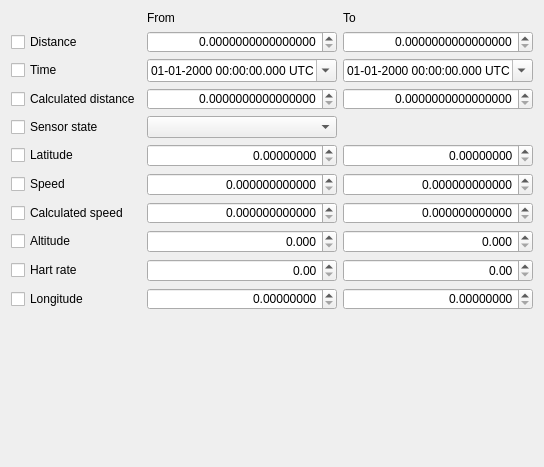
        <widget class="QWidget" name="scrollAreaWidgetContents_5">
         <property name="geometry">
          <rect>
           <x>0</x>
           <y>0</y>
           <width>494</width>
           <height>467</height>
          </rect>
         </property>
         <layout class="QGridLayout" name="gridLayout">
          <item row="1" column="1">
           <widget class="QDoubleSpinBox" name="doubleSpinBox_31">
            <property name="minimumSize">
             <size>
              <width>0</width>
              <height>22</height>
             </size>
            </property>
            <property name="maximumSize">
             <size>
              <width>16777215</width>
              <height>22</height>
             </size>
            </property>
            <property name="sizeIncrement">
             <size>
              <width>50</width>
              <height>0</height>
             </size>
            </property>
            <property name="alignment">
             <set>Qt::AlignRight|Qt::AlignTrailing|Qt::AlignVCenter</set>
            </property>
            <property name="specialValueText">
             <string/>
            </property>
            <property name="decimals">
             <number>16</number>
            </property>
            <property name="maximum">
             <double>999999.000000000000000</double>
            </property>
            <property name="stepType">
             <enum>QAbstractSpinBox::AdaptiveDecimalStepType</enum>
            </property>
           </widget>
          </item>
          <item row="2" column="0">
           <widget class="QCheckBox" name="checkBox_2">
            <property name="text">
             <string>Time</string>
            </property>
            <property name="checked">
             <bool>false</bool>
            </property>
           </widget>
          </item>
          <item row="0" column="1">
           <widget class="QLabel" name="label_169">
            <property name="text">
             <string>From</string>
            </property>
           </widget>
          </item>
          <item row="7" column="1">
           <widget class="QDoubleSpinBox" name="doubleSpinBox_25">
            <property name="minimumSize">
             <size>
              <width>0</width>
              <height>22</height>
             </size>
            </property>
            <property name="maximumSize">
             <size>
              <width>16777215</width>
              <height>22</height>
             </size>
            </property>
            <property name="sizeIncrement">
             <size>
              <width>50</width>
              <height>0</height>
             </size>
            </property>
            <property name="alignment">
             <set>Qt::AlignRight|Qt::AlignTrailing|Qt::AlignVCenter</set>
            </property>
            <property name="specialValueText">
             <string/>
            </property>
            <property name="decimals">
             <number>12</number>
            </property>
            <property name="maximum">
             <double>999999.000000000000000</double>
            </property>
            <property name="stepType">
             <enum>QAbstractSpinBox::AdaptiveDecimalStepType</enum>
            </property>
           </widget>
          </item>
          <item row="10" column="2">
           <widget class="QDoubleSpinBox" name="doubleSpinBox_16">
            <property name="minimumSize">
             <size>
              <width>0</width>
              <height>22</height>
             </size>
            </property>
            <property name="maximumSize">
             <size>
              <width>16777215</width>
              <height>22</height>
             </size>
            </property>
            <property name="sizeIncrement">
             <size>
              <width>50</width>
              <height>0</height>
             </size>
            </property>
            <property name="alignment">
             <set>Qt::AlignRight|Qt::AlignTrailing|Qt::AlignVCenter</set>
            </property>
            <property name="specialValueText">
             <string/>
            </property>
            <property name="decimals">
             <number>8</number>
            </property>
            <property name="maximum">
             <double>999999.000000000000000</double>
            </property>
            <property name="stepType">
             <enum>QAbstractSpinBox::AdaptiveDecimalStepType</enum>
            </property>
           </widget>
          </item>
          <item row="5" column="2">
           <widget class="QDoubleSpinBox" name="doubleSpinBox_22">
            <property name="sizeIncrement">
             <size>
              <width>50</width>
              <height>0</height>
             </size>
            </property>
            <property name="alignment">
             <set>Qt::AlignRight|Qt::AlignTrailing|Qt::AlignVCenter</set>
            </property>
            <property name="specialValueText">
             <string/>
            </property>
            <property name="decimals">
             <number>8</number>
            </property>
            <property name="maximum">
             <double>999999.000000000000000</double>
            </property>
            <property name="stepType">
             <enum>QAbstractSpinBox::AdaptiveDecimalStepType</enum>
            </property>
           </widget>
          </item>
          <item row="3" column="0">
           <widget class="QCheckBox" name="checkBox_3">
            <property name="text">
             <string>Calculated distance</string>
            </property>
            <property name="checked">
             <bool>false</bool>
            </property>
           </widget>
          </item>
          <item row="10" column="0">
           <widget class="QCheckBox" name="checkBox_10">
            <property name="text">
             <string>Longitude</string>
            </property>
            <property name="checked">
             <bool>false</bool>
            </property>
           </widget>
          </item>
          <item row="7" column="0">
           <widget class="QCheckBox" name="checkBox_7">
            <property name="text">
             <string>Calculated speed</string>
            </property>
            <property name="checked">
             <bool>false</bool>
            </property>
           </widget>
          </item>
          <item row="2" column="2">
           <widget class="QDateTimeEdit" name="dateTimeEdit_4">
            <property name="sizeIncrement">
             <size>
              <width>50</width>
              <height>0</height>
             </size>
            </property>
            <property name="specialValueText">
             <string/>
            </property>
            <property name="currentSection">
             <enum>QDateTimeEdit::DaySection</enum>
            </property>
            <property name="displayFormat">
             <string>dd-MM-yyyy HH:mm:ss.zzz t</string>
            </property>
            <property name="calendarPopup">
             <bool>true</bool>
            </property>
            <property name="timeSpec">
             <enum>Qt::UTC</enum>
            </property>
           </widget>
          </item>
          <item row="3" column="1">
           <widget class="QDoubleSpinBox" name="doubleSpinBox_27">
            <property name="minimumSize">
             <size>
              <width>0</width>
              <height>22</height>
             </size>
            </property>
            <property name="maximumSize">
             <size>
              <width>16777215</width>
              <height>22</height>
             </size>
            </property>
            <property name="sizeIncrement">
             <size>
              <width>50</width>
              <height>0</height>
             </size>
            </property>
            <property name="alignment">
             <set>Qt::AlignRight|Qt::AlignTrailing|Qt::AlignVCenter</set>
            </property>
            <property name="specialValueText">
             <string/>
            </property>
            <property name="decimals">
             <number>16</number>
            </property>
            <property name="maximum">
             <double>999999.000000000000000</double>
            </property>
            <property name="stepType">
             <enum>QAbstractSpinBox::AdaptiveDecimalStepType</enum>
            </property>
           </widget>
          </item>
          <item row="9" column="0">
           <widget class="QCheckBox" name="checkBox_9">
            <property name="text">
             <string>Hart rate</string>
            </property>
            <property name="checked">
             <bool>false</bool>
            </property>
           </widget>
          </item>
          <item row="3" column="2">
           <widget class="QDoubleSpinBox" name="doubleSpinBox_28">
            <property name="minimumSize">
             <size>
              <width>0</width>
              <height>22</height>
             </size>
            </property>
            <property name="maximumSize">
             <size>
              <width>16777215</width>
              <height>22</height>
             </size>
            </property>
            <property name="sizeIncrement">
             <size>
              <width>50</width>
              <height>0</height>
             </size>
            </property>
            <property name="alignment">
             <set>Qt::AlignRight|Qt::AlignTrailing|Qt::AlignVCenter</set>
            </property>
            <property name="specialValueText">
             <string/>
            </property>
            <property name="decimals">
             <number>16</number>
            </property>
            <property name="maximum">
             <double>999999.000000000000000</double>
            </property>
            <property name="stepType">
             <enum>QAbstractSpinBox::AdaptiveDecimalStepType</enum>
            </property>
           </widget>
          </item>
          <item row="8" column="2">
           <widget class="QDoubleSpinBox" name="doubleSpinBox_24">
            <property name="sizeIncrement">
             <size>
              <width>50</width>
              <height>0</height>
             </size>
            </property>
            <property name="alignment">
             <set>Qt::AlignRight|Qt::AlignTrailing|Qt::AlignVCenter</set>
            </property>
            <property name="specialValueText">
             <string/>
            </property>
            <property name="decimals">
             <number>3</number>
            </property>
            <property name="maximum">
             <double>999999.000000000000000</double>
            </property>
            <property name="stepType">
             <enum>QAbstractSpinBox::AdaptiveDecimalStepType</enum>
            </property>
           </widget>
          </item>
          <item row="6" column="1">
           <widget class="QDoubleSpinBox" name="doubleSpinBox_29">
            <property name="sizeIncrement">
             <size>
              <width>50</width>
              <height>0</height>
             </size>
            </property>
            <property name="alignment">
             <set>Qt::AlignRight|Qt::AlignTrailing|Qt::AlignVCenter</set>
            </property>
            <property name="specialValueText">
             <string/>
            </property>
            <property name="decimals">
             <number>12</number>
            </property>
            <property name="maximum">
             <double>999999.000000000000000</double>
            </property>
            <property name="stepType">
             <enum>QAbstractSpinBox::AdaptiveDecimalStepType</enum>
            </property>
           </widget>
          </item>
          <item row="8" column="0">
           <widget class="QCheckBox" name="checkBox_8">
            <property name="text">
             <string>Altitude</string>
            </property>
            <property name="checked">
             <bool>false</bool>
            </property>
           </widget>
          </item>
          <item row="4" column="0">
           <widget class="QCheckBox" name="checkBox_4">
            <property name="text">
             <string>Sensor state</string>
            </property>
            <property name="checked">
             <bool>false</bool>
            </property>
           </widget>
          </item>
          <item row="7" column="2">
           <widget class="QDoubleSpinBox" name="doubleSpinBox_26">
            <property name="minimumSize">
             <size>
              <width>0</width>
              <height>22</height>
             </size>
            </property>
            <property name="maximumSize">
             <size>
              <width>16777215</width>
              <height>22</height>
             </size>
            </property>
            <property name="sizeIncrement">
             <size>
              <width>50</width>
              <height>0</height>
             </size>
            </property>
            <property name="alignment">
             <set>Qt::AlignRight|Qt::AlignTrailing|Qt::AlignVCenter</set>
            </property>
            <property name="specialValueText">
             <string/>
            </property>
            <property name="decimals">
             <number>12</number>
            </property>
            <property name="maximum">
             <double>999999.000000000000000</double>
            </property>
            <property name="stepType">
             <enum>QAbstractSpinBox::AdaptiveDecimalStepType</enum>
            </property>
           </widget>
          </item>
          <item row="9" column="2">
           <widget class="QDoubleSpinBox" name="doubleSpinBox_18">
            <property name="sizeIncrement">
             <size>
              <width>50</width>
              <height>0</height>
             </size>
            </property>
            <property name="alignment">
             <set>Qt::AlignRight|Qt::AlignTrailing|Qt::AlignVCenter</set>
            </property>
            <property name="specialValueText">
             <string/>
            </property>
            <property name="maximum">
             <double>999999.000000000000000</double>
            </property>
            <property name="stepType">
             <enum>QAbstractSpinBox::AdaptiveDecimalStepType</enum>
            </property>
           </widget>
          </item>
          <item row="4" column="1">
           <widget class="QComboBox" name="comboBox_2">
            <property name="sizeIncrement">
             <size>
              <width>50</width>
              <height>0</height>
             </size>
            </property>
            <property name="maxVisibleItems">
             <number>10</number>
            </property>
            <item>
             <property name="text">
              <string/>
             </property>
            </item>
            <item>
             <property name="text">
              <string>None</string>
             </property>
            </item>
            <item>
             <property name="text">
              <string>Absent</string>
             </property>
            </item>
            <item>
             <property name="text">
              <string>Present</string>
             </property>
            </item>
           </widget>
          </item>
          <item row="1" column="2">
           <widget class="QDoubleSpinBox" name="doubleSpinBox_32">
            <property name="minimumSize">
             <size>
              <width>0</width>
              <height>22</height>
             </size>
            </property>
            <property name="maximumSize">
             <size>
              <width>16777215</width>
              <height>22</height>
             </size>
            </property>
            <property name="sizeIncrement">
             <size>
              <width>50</width>
              <height>0</height>
             </size>
            </property>
            <property name="alignment">
             <set>Qt::AlignRight|Qt::AlignTrailing|Qt::AlignVCenter</set>
            </property>
            <property name="specialValueText">
             <string/>
            </property>
            <property name="decimals">
             <number>16</number>
            </property>
            <property name="maximum">
             <double>999999.000000000000000</double>
            </property>
            <property name="stepType">
             <enum>QAbstractSpinBox::AdaptiveDecimalStepType</enum>
            </property>
           </widget>
          </item>
          <item row="0" column="2">
           <widget class="QLabel" name="label_170">
            <property name="text">
             <string>To</string>
            </property>
           </widget>
          </item>
          <item row="6" column="0">
           <widget class="QCheckBox" name="checkBox_6">
            <property name="text">
             <string>Speed</string>
            </property>
            <property name="checked">
             <bool>false</bool>
            </property>
           </widget>
          </item>
          <item row="10" column="1">
           <widget class="QDoubleSpinBox" name="doubleSpinBox_15">
            <property name="minimumSize">
             <size>
              <width>0</width>
              <height>22</height>
             </size>
            </property>
            <property name="maximumSize">
             <size>
              <width>16777215</width>
              <height>22</height>
             </size>
            </property>
            <property name="sizeIncrement">
             <size>
              <width>50</width>
              <height>0</height>
             </size>
            </property>
            <property name="alignment">
             <set>Qt::AlignRight|Qt::AlignTrailing|Qt::AlignVCenter</set>
            </property>
            <property name="specialValueText">
             <string/>
            </property>
            <property name="decimals">
             <number>8</number>
            </property>
            <property name="maximum">
             <double>999999.000000000000000</double>
            </property>
            <property name="stepType">
             <enum>QAbstractSpinBox::AdaptiveDecimalStepType</enum>
            </property>
           </widget>
          </item>
          <item row="1" column="0">
           <widget class="QCheckBox" name="checkBox">
            <property name="text">
             <string>Distance</string>
            </property>
            <property name="checked">
             <bool>false</bool>
            </property>
           </widget>
          </item>
          <item row="6" column="2">
           <widget class="QDoubleSpinBox" name="doubleSpinBox_30">
            <property name="sizeIncrement">
             <size>
              <width>50</width>
              <height>0</height>
             </size>
            </property>
            <property name="alignment">
             <set>Qt::AlignRight|Qt::AlignTrailing|Qt::AlignVCenter</set>
            </property>
            <property name="specialValueText">
             <string/>
            </property>
            <property name="decimals">
             <number>12</number>
            </property>
            <property name="maximum">
             <double>999999.000000000000000</double>
            </property>
            <property name="stepType">
             <enum>QAbstractSpinBox::AdaptiveDecimalStepType</enum>
            </property>
           </widget>
          </item>
          <item row="9" column="1">
           <widget class="QDoubleSpinBox" name="doubleSpinBox_17">
            <property name="sizeIncrement">
             <size>
              <width>50</width>
              <height>0</height>
             </size>
            </property>
            <property name="alignment">
             <set>Qt::AlignRight|Qt::AlignTrailing|Qt::AlignVCenter</set>
            </property>
            <property name="specialValueText">
             <string/>
            </property>
            <property name="maximum">
             <double>999999.000000000000000</double>
            </property>
            <property name="stepType">
             <enum>QAbstractSpinBox::AdaptiveDecimalStepType</enum>
            </property>
           </widget>
          </item>
          <item row="5" column="0">
           <widget class="QCheckBox" name="checkBox_5">
            <property name="text">
             <string>Latitude</string>
            </property>
            <property name="checked">
             <bool>false</bool>
            </property>
           </widget>
          </item>
          <item row="5" column="1">
           <widget class="QDoubleSpinBox" name="doubleSpinBox_21">
            <property name="sizeIncrement">
             <size>
              <width>50</width>
              <height>0</height>
             </size>
            </property>
            <property name="alignment">
             <set>Qt::AlignRight|Qt::AlignTrailing|Qt::AlignVCenter</set>
            </property>
            <property name="specialValueText">
             <string/>
            </property>
            <property name="decimals">
             <number>8</number>
            </property>
            <property name="maximum">
             <double>999999.000000000000000</double>
            </property>
            <property name="stepType">
             <enum>QAbstractSpinBox::AdaptiveDecimalStepType</enum>
            </property>
           </widget>
          </item>
          <item row="2" column="1">
           <widget class="QDateTimeEdit" name="dateTimeEdit_3">
            <property name="sizeIncrement">
             <size>
              <width>50</width>
              <height>0</height>
             </size>
            </property>
            <property name="specialValueText">
             <string/>
            </property>
            <property name="displayFormat">
             <string>dd-MM-yyyy HH:mm:ss.zzz t</string>
            </property>
            <property name="calendarPopup">
             <bool>true</bool>
            </property>
            <property name="timeSpec">
             <enum>Qt::UTC</enum>
            </property>
           </widget>
          </item>
          <item row="8" column="1">
           <widget class="QDoubleSpinBox" name="doubleSpinBox_23">
            <property name="sizeIncrement">
             <size>
              <width>50</width>
              <height>0</height>
             </size>
            </property>
            <property name="alignment">
             <set>Qt::AlignRight|Qt::AlignTrailing|Qt::AlignVCenter</set>
            </property>
            <property name="specialValueText">
             <string/>
            </property>
            <property name="decimals">
             <number>3</number>
            </property>
            <property name="maximum">
             <double>999999.000000000000000</double>
            </property>
            <property name="stepType">
             <enum>QAbstractSpinBox::AdaptiveDecimalStepType</enum>
            </property>
           </widget>
          </item>
          <item row="11" column="1">
           <spacer name="verticalSpacer_4">
            <property name="orientation">
             <enum>Qt::Vertical</enum>
            </property>
            <property name="sizeHint" stdset="0">
             <size>
              <width>20</width>
              <height>40</height>
             </size>
            </property>
           </spacer>
          </item>
         </layout>
        </widget>
